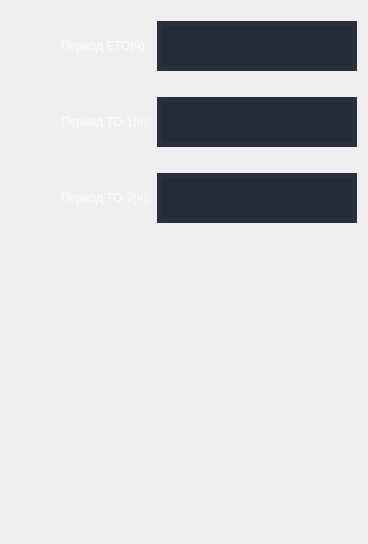
        <widget class="QWidget" name="two">
         <attribute name="title">
          <string>Обслуживание</string>
         </attribute>
         <layout class="QGridLayout" name="gridLayout_3">
          <item row="1" column="3">
           <widget class="QLineEdit" name="lineEdit_6">
            <property name="minimumSize">
             <size>
              <width>200</width>
              <height>50</height>
             </size>
            </property>
            <property name="maximumSize">
             <size>
              <width>250</width>
              <height>50</height>
             </size>
            </property>
            <property name="styleSheet">
             <string notr="true">	background-color: rgb(36, 42, 54);
	border-style: solid;
	border-color: rgb(41, 47, 61);
	border-width: 5px;
	color: rgb(255, 255, 255);
	font: 20pt &quot;Nunito-Regular&quot;;
</string>
            </property>
           </widget>
          </item>
          <item row="2" column="3">
           <widget class="QLineEdit" name="lineEdit_7">
            <property name="minimumSize">
             <size>
              <width>200</width>
              <height>50</height>
             </size>
            </property>
            <property name="maximumSize">
             <size>
              <width>250</width>
              <height>50</height>
             </size>
            </property>
            <property name="styleSheet">
             <string notr="true">	background-color: rgb(36, 42, 54);
	border-style: solid;
	border-color: rgb(41, 47, 61);
	border-width: 5px;
	color: rgb(255, 255, 255);
	font: 20pt &quot;Nunito-Regular&quot;;
</string>
            </property>
           </widget>
          </item>
          <item row="5" column="1">
           <widget class="QLabel" name="label_14">
            <property name="minimumSize">
             <size>
              <width>50</width>
              <height>70</height>
             </size>
            </property>
            <property name="styleSheet">
             <string notr="true">background-color: rgba(255, 255, 255, 0);
color: rgb(255, 255, 255);
font: 20pt &quot;Nunito-Regular&quot;;
</string>
            </property>
            <property name="text">
             <string>Период ТО-2(ч):</string>
            </property>
           </widget>
          </item>
          <item row="5" column="3">
           <widget class="QLineEdit" name="lineEdit_8">
            <property name="minimumSize">
             <size>
              <width>200</width>
              <height>50</height>
             </size>
            </property>
            <property name="maximumSize">
             <size>
              <width>250</width>
              <height>50</height>
             </size>
            </property>
            <property name="styleSheet">
             <string notr="true">	background-color: rgb(36, 42, 54);
	border-style: solid;
	border-color: rgb(41, 47, 61);
	border-width: 5px;
	color: rgb(255, 255, 255);
	font: 20pt &quot;Nunito-Regular&quot;;
</string>
            </property>
           </widget>
          </item>
          <item row="2" column="1">
           <widget class="QLabel" name="label_13">
            <property name="minimumSize">
             <size>
              <width>50</width>
              <height>70</height>
             </size>
            </property>
            <property name="styleSheet">
             <string notr="true">background-color: rgba(255, 255, 255, 0);
color: rgb(255, 255, 255);
font: 20pt &quot;Nunito-Regular&quot;;
</string>
            </property>
            <property name="text">
             <string>Период ТО-1(ч):</string>
            </property>
           </widget>
          </item>
          <item row="1" column="0">
           <spacer name="horizontalSpacer_3">
            <property name="orientation">
             <enum>Qt::Horizontal</enum>
            </property>
            <property name="sizeType">
             <enum>QSizePolicy::Fixed</enum>
            </property>
            <property name="sizeHint" stdset="0">
             <size>
              <width>50</width>
              <height>20</height>
             </size>
            </property>
           </spacer>
          </item>
          <item row="1" column="1">
           <widget class="QLabel" name="label_9">
            <property name="minimumSize">
             <size>
              <width>50</width>
              <height>70</height>
             </size>
            </property>
            <property name="styleSheet">
             <string notr="true">background-color: rgba(255, 255, 255, 0);
color: rgb(255, 255, 255);
font: 20pt &quot;Nunito-Regular&quot;;
</string>
            </property>
            <property name="text">
             <string>Период ЕТО(ч):</string>
            </property>
           </widget>
          </item>
          <item row="6" column="3">
           <spacer name="verticalSpacer_2">
            <property name="orientation">
             <enum>Qt::Vertical</enum>
            </property>
            <property name="sizeType">
             <enum>QSizePolicy::Fixed</enum>
            </property>
            <property name="sizeHint" stdset="0">
             <size>
              <width>20</width>
              <height>300</height>
             </size>
            </property>
           </spacer>
          </item>
         </layout>
        </widget>
